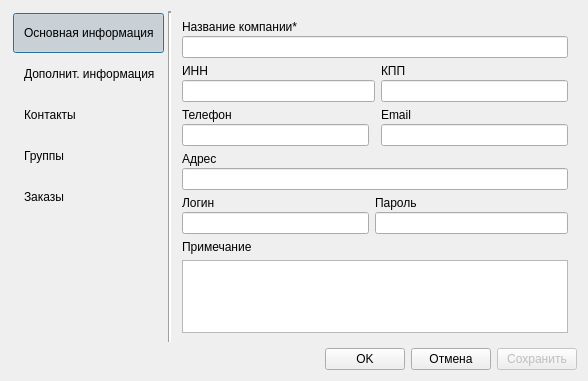
<?xml version="1.0" encoding="UTF-8"?>
<ui version="4.0">
 <class>FormCompanyCard</class>
 <widget class="QDialog" name="FormCompanyCard">
  <property name="geometry">
   <rect>
    <x>0</x>
    <y>0</y>
    <width>588</width>
    <height>381</height>
   </rect>
  </property>
  <property name="windowTitle">
   <string>Карточка компании</string>
  </property>
  <layout class="QVBoxLayout" name="verticalLayout">
   <item>
    <layout class="QHBoxLayout" name="horizontalLayout_2">
     <property name="spacing">
      <number>2</number>
     </property>
     <item>
      <widget class="QFrame" name="frame">
       <property name="minimumSize">
        <size>
         <width>155</width>
         <height>0</height>
        </size>
       </property>
       <property name="maximumSize">
        <size>
         <width>16777215</width>
         <height>16777215</height>
        </size>
       </property>
       <property name="autoFillBackground">
        <bool>false</bool>
       </property>
       <property name="frameShape">
        <enum>QFrame::NoFrame</enum>
       </property>
       <property name="frameShadow">
        <enum>QFrame::Sunken</enum>
       </property>
       <layout class="QVBoxLayout" name="verticalLayout_3">
        <property name="spacing">
         <number>1</number>
        </property>
        <property name="leftMargin">
         <number>2</number>
        </property>
        <property name="topMargin">
         <number>2</number>
        </property>
        <property name="rightMargin">
         <number>2</number>
        </property>
        <property name="bottomMargin">
         <number>2</number>
        </property>
        <item>
         <widget class="QPushButton" name="pushButtonMainInfo">
          <property name="minimumSize">
           <size>
            <width>0</width>
            <height>40</height>
           </size>
          </property>
          <property name="baseSize">
           <size>
            <width>0</width>
            <height>0</height>
           </size>
          </property>
          <property name="toolTip">
           <string>Основная информация о компании</string>
          </property>
          <property name="styleSheet">
           <string notr="true">text-align: left;
padding-left: 10px;
</string>
          </property>
          <property name="text">
           <string>Основная информация</string>
          </property>
          <property name="checkable">
           <bool>true</bool>
          </property>
          <property name="checked">
           <bool>true</bool>
          </property>
          <property name="flat">
           <bool>true</bool>
          </property>
         </widget>
        </item>
        <item>
         <widget class="QPushButton" name="pushButtonCustomFields">
          <property name="minimumSize">
           <size>
            <width>0</width>
            <height>40</height>
           </size>
          </property>
          <property name="baseSize">
           <size>
            <width>0</width>
            <height>0</height>
           </size>
          </property>
          <property name="toolTip">
           <string>Основная информация о компании</string>
          </property>
          <property name="styleSheet">
           <string notr="true">text-align: left;
padding-left: 10px;
</string>
          </property>
          <property name="text">
           <string>Дополнит. информация</string>
          </property>
          <property name="checkable">
           <bool>true</bool>
          </property>
          <property name="checked">
           <bool>false</bool>
          </property>
          <property name="flat">
           <bool>true</bool>
          </property>
         </widget>
        </item>
        <item>
         <widget class="QPushButton" name="pushButtonContacts">
          <property name="minimumSize">
           <size>
            <width>0</width>
            <height>40</height>
           </size>
          </property>
          <property name="baseSize">
           <size>
            <width>0</width>
            <height>0</height>
           </size>
          </property>
          <property name="toolTip">
           <string>Контакты (представители) компании</string>
          </property>
          <property name="styleSheet">
           <string notr="true">text-align: left;
padding-left: 10px;
</string>
          </property>
          <property name="text">
           <string>Контакты</string>
          </property>
          <property name="checkable">
           <bool>true</bool>
          </property>
          <property name="flat">
           <bool>true</bool>
          </property>
         </widget>
        </item>
        <item>
         <widget class="QPushButton" name="pushButtonGroups">
          <property name="minimumSize">
           <size>
            <width>0</width>
            <height>40</height>
           </size>
          </property>
          <property name="baseSize">
           <size>
            <width>0</width>
            <height>0</height>
           </size>
          </property>
          <property name="toolTip">
           <string>Установка групп компании</string>
          </property>
          <property name="styleSheet">
           <string notr="true">text-align: left;
padding-left: 10px;
</string>
          </property>
          <property name="text">
           <string>Группы</string>
          </property>
          <property name="checkable">
           <bool>true</bool>
          </property>
          <property name="flat">
           <bool>true</bool>
          </property>
         </widget>
        </item>
        <item>
         <widget class="QPushButton" name="pushButtonOrders">
          <property name="minimumSize">
           <size>
            <width>0</width>
            <height>40</height>
           </size>
          </property>
          <property name="baseSize">
           <size>
            <width>0</width>
            <height>0</height>
           </size>
          </property>
          <property name="toolTip">
           <string>Заказы компании</string>
          </property>
          <property name="styleSheet">
           <string notr="true">text-align: left;
padding-left: 10px;
</string>
          </property>
          <property name="text">
           <string>Заказы</string>
          </property>
          <property name="checkable">
           <bool>true</bool>
          </property>
          <property name="flat">
           <bool>true</bool>
          </property>
         </widget>
        </item>
        <item>
         <spacer name="verticalSpacer_3">
          <property name="orientation">
           <enum>Qt::Vertical</enum>
          </property>
          <property name="sizeHint" stdset="0">
           <size>
            <width>20</width>
            <height>19</height>
           </size>
          </property>
         </spacer>
        </item>
       </layout>
      </widget>
     </item>
     <item>
      <widget class="Line" name="line">
       <property name="lineWidth">
        <number>2</number>
       </property>
       <property name="orientation">
        <enum>Qt::Vertical</enum>
       </property>
      </widget>
     </item>
     <item>
      <widget class="QStackedWidget" name="stackedWidget">
       <property name="currentIndex">
        <number>0</number>
       </property>
       <widget class="QWidget" name="page">
        <layout class="QGridLayout" name="gridLayout">
         <item row="2" column="0">
          <layout class="QVBoxLayout" name="verticalLayout_5">
           <property name="spacing">
            <number>2</number>
           </property>
           <item>
            <widget class="QLabel" name="label_2">
             <property name="text">
              <string>Телефон</string>
             </property>
            </widget>
           </item>
           <item>
            <widget class="QLineEdit" name="lineEditPhone">
             <property name="font">
              <font>
               <pointsize>9</pointsize>
              </font>
             </property>
             <property name="maxLength">
              <number>125</number>
             </property>
            </widget>
           </item>
          </layout>
         </item>
         <item row="2" column="2">
          <layout class="QVBoxLayout" name="verticalLayout_6">
           <property name="spacing">
            <number>2</number>
           </property>
           <item>
            <widget class="QLabel" name="label_3">
             <property name="text">
              <string>Email</string>
             </property>
            </widget>
           </item>
           <item>
            <widget class="QLineEdit" name="lineEditEmail">
             <property name="font">
              <font>
               <pointsize>9</pointsize>
              </font>
             </property>
             <property name="maxLength">
              <number>125</number>
             </property>
            </widget>
           </item>
          </layout>
         </item>
         <item row="4" column="0">
          <layout class="QVBoxLayout" name="verticalLayout_11">
           <property name="spacing">
            <number>2</number>
           </property>
           <item>
            <widget class="QLabel" name="labelLogin">
             <property name="text">
              <string>Логин</string>
             </property>
            </widget>
           </item>
           <item>
            <widget class="QLineEdit" name="lineEditLogin">
             <property name="maxLength">
              <number>125</number>
             </property>
            </widget>
           </item>
          </layout>
         </item>
         <item row="4" column="1" colspan="2">
          <layout class="QVBoxLayout" name="verticalLayout_12">
           <property name="spacing">
            <number>2</number>
           </property>
           <item>
            <widget class="QLabel" name="labelPassword">
             <property name="text">
              <string>Пароль</string>
             </property>
            </widget>
           </item>
           <item>
            <widget class="QLineEdit" name="lineEditPassword">
             <property name="text">
              <string/>
             </property>
             <property name="maxLength">
              <number>40</number>
             </property>
             <property name="echoMode">
              <enum>QLineEdit::Password</enum>
             </property>
            </widget>
           </item>
          </layout>
         </item>
         <item row="5" column="0">
          <widget class="QLabel" name="label_6">
           <property name="text">
            <string>Примечание</string>
           </property>
          </widget>
         </item>
         <item row="6" column="0" colspan="3">
          <widget class="QTextEdit" name="textEditNote"/>
         </item>
         <item row="0" column="0" colspan="3">
          <layout class="QVBoxLayout" name="verticalLayout_4">
           <property name="spacing">
            <number>2</number>
           </property>
           <item>
            <widget class="QLabel" name="label">
             <property name="text">
              <string>Название компании*</string>
             </property>
            </widget>
           </item>
           <item>
            <widget class="QLineEdit" name="lineEditCompanyName">
             <property name="font">
              <font>
               <pointsize>9</pointsize>
               <weight>75</weight>
               <bold>true</bold>
              </font>
             </property>
             <property name="whatsThis">
              <string>Название компании (например: &quot;Рога и копыта&quot;)</string>
             </property>
             <property name="maxLength">
              <number>125</number>
             </property>
            </widget>
           </item>
          </layout>
         </item>
         <item row="3" column="0" colspan="3">
          <layout class="QVBoxLayout" name="verticalLayout_8">
           <property name="spacing">
            <number>2</number>
           </property>
           <item>
            <widget class="QLabel" name="label_5">
             <property name="text">
              <string>Адрес</string>
             </property>
            </widget>
           </item>
           <item>
            <widget class="QLineEdit" name="lineEditAddress">
             <property name="font">
              <font>
               <pointsize>9</pointsize>
              </font>
             </property>
             <property name="maxLength">
              <number>125</number>
             </property>
            </widget>
           </item>
          </layout>
         </item>
         <item row="1" column="0" colspan="2">
          <layout class="QVBoxLayout" name="verticalLayout_7">
           <property name="spacing">
            <number>2</number>
           </property>
           <item>
            <widget class="QLabel" name="label_4">
             <property name="text">
              <string>ИНН</string>
             </property>
            </widget>
           </item>
           <item>
            <widget class="QLineEdit" name="lineEditINN">
             <property name="font">
              <font>
               <pointsize>9</pointsize>
              </font>
             </property>
             <property name="maxLength">
              <number>125</number>
             </property>
            </widget>
           </item>
          </layout>
         </item>
         <item row="1" column="2">
          <layout class="QVBoxLayout" name="verticalLayout_13">
           <property name="spacing">
            <number>2</number>
           </property>
           <item>
            <widget class="QLabel" name="label_7">
             <property name="text">
              <string>КПП</string>
             </property>
            </widget>
           </item>
           <item>
            <widget class="QLineEdit" name="lineEditKPP">
             <property name="font">
              <font>
               <pointsize>9</pointsize>
              </font>
             </property>
             <property name="maxLength">
              <number>125</number>
             </property>
            </widget>
           </item>
          </layout>
         </item>
        </layout>
       </widget>
       <widget class="QWidget" name="page_2">
        <layout class="QVBoxLayout" name="verticalLayout_2">
         <property name="spacing">
          <number>2</number>
         </property>
         <property name="leftMargin">
          <number>2</number>
         </property>
         <property name="topMargin">
          <number>2</number>
         </property>
         <property name="rightMargin">
          <number>2</number>
         </property>
         <property name="bottomMargin">
          <number>2</number>
         </property>
         <item>
          <layout class="QHBoxLayout" name="horizontalLayout_3">
           <property name="spacing">
            <number>2</number>
           </property>
           <item>
            <widget class="QToolButton" name="toolButtonAddContact">
             <property name="text">
              <string>Добавить</string>
             </property>
             <property name="icon">
              <iconset resource="../res.qrc">
               <normaloff>:/32/icons/32x32/add.png</normaloff>:/32/icons/32x32/add.png</iconset>
             </property>
             <property name="iconSize">
              <size>
               <width>24</width>
               <height>24</height>
              </size>
             </property>
             <property name="toolButtonStyle">
              <enum>Qt::ToolButtonTextBesideIcon</enum>
             </property>
            </widget>
           </item>
           <item>
            <widget class="QToolButton" name="toolButtonDeleteContact">
             <property name="enabled">
              <bool>false</bool>
             </property>
             <property name="text">
              <string>Удалить</string>
             </property>
             <property name="icon">
              <iconset resource="../res.qrc">
               <normaloff>:/32/icons/32x32/delete.png</normaloff>:/32/icons/32x32/delete.png</iconset>
             </property>
             <property name="iconSize">
              <size>
               <width>24</width>
               <height>24</height>
              </size>
             </property>
             <property name="toolButtonStyle">
              <enum>Qt::ToolButtonIconOnly</enum>
             </property>
            </widget>
           </item>
           <item>
            <spacer name="horizontalSpacer_2">
             <property name="orientation">
              <enum>Qt::Horizontal</enum>
             </property>
             <property name="sizeHint" stdset="0">
              <size>
               <width>471</width>
               <height>20</height>
              </size>
             </property>
            </spacer>
           </item>
          </layout>
         </item>
         <item>
          <widget class="QTreeView" name="treeViewContacts">
           <property name="selectionMode">
            <enum>QAbstractItemView::ExtendedSelection</enum>
           </property>
           <property name="rootIsDecorated">
            <bool>false</bool>
           </property>
           <property name="itemsExpandable">
            <bool>false</bool>
           </property>
           <attribute name="headerStretchLastSection">
            <bool>false</bool>
           </attribute>
          </widget>
         </item>
        </layout>
       </widget>
       <widget class="QWidget" name="page_3">
        <layout class="QVBoxLayout" name="verticalLayout_10">
         <property name="spacing">
          <number>2</number>
         </property>
         <property name="leftMargin">
          <number>2</number>
         </property>
         <property name="topMargin">
          <number>2</number>
         </property>
         <property name="rightMargin">
          <number>2</number>
         </property>
         <property name="bottomMargin">
          <number>2</number>
         </property>
         <item>
          <widget class="QListView" name="listViewGroups">
           <property name="movement">
            <enum>QListView::Free</enum>
           </property>
          </widget>
         </item>
        </layout>
       </widget>
       <widget class="QWidget" name="pageOrders">
        <layout class="QVBoxLayout" name="verticalLayout_9">
         <property name="spacing">
          <number>2</number>
         </property>
         <property name="leftMargin">
          <number>2</number>
         </property>
         <property name="topMargin">
          <number>2</number>
         </property>
         <property name="rightMargin">
          <number>2</number>
         </property>
         <property name="bottomMargin">
          <number>2</number>
         </property>
         <item>
          <widget class="QTreeView" name="treeViewOrders">
           <property name="selectionMode">
            <enum>QAbstractItemView::SingleSelection</enum>
           </property>
           <property name="rootIsDecorated">
            <bool>false</bool>
           </property>
           <property name="itemsExpandable">
            <bool>false</bool>
           </property>
          </widget>
         </item>
        </layout>
       </widget>
       <widget class="FrameCustomFieldsCard" name="pageCustomFields"/>
      </widget>
     </item>
    </layout>
   </item>
   <item>
    <layout class="QHBoxLayout" name="horizontalLayout">
     <item>
      <spacer name="horizontalSpacer_5">
       <property name="orientation">
        <enum>Qt::Horizontal</enum>
       </property>
       <property name="sizeHint" stdset="0">
        <size>
         <width>40</width>
         <height>20</height>
        </size>
       </property>
      </spacer>
     </item>
     <item>
      <widget class="QPushButton" name="buttonOK">
       <property name="enabled">
        <bool>true</bool>
       </property>
       <property name="sizePolicy">
        <sizepolicy hsizetype="Preferred" vsizetype="Fixed">
         <horstretch>0</horstretch>
         <verstretch>0</verstretch>
        </sizepolicy>
       </property>
       <property name="minimumSize">
        <size>
         <width>0</width>
         <height>0</height>
        </size>
       </property>
       <property name="maximumSize">
        <size>
         <width>16777215</width>
         <height>16777215</height>
        </size>
       </property>
       <property name="baseSize">
        <size>
         <width>0</width>
         <height>50</height>
        </size>
       </property>
       <property name="text">
        <string>OK</string>
       </property>
       <property name="iconSize">
        <size>
         <width>24</width>
         <height>24</height>
        </size>
       </property>
       <property name="flat">
        <bool>false</bool>
       </property>
      </widget>
     </item>
     <item>
      <widget class="QPushButton" name="buttonCancel">
       <property name="sizePolicy">
        <sizepolicy hsizetype="Preferred" vsizetype="Fixed">
         <horstretch>0</horstretch>
         <verstretch>0</verstretch>
        </sizepolicy>
       </property>
       <property name="minimumSize">
        <size>
         <width>0</width>
         <height>0</height>
        </size>
       </property>
       <property name="maximumSize">
        <size>
         <width>16777215</width>
         <height>16777215</height>
        </size>
       </property>
       <property name="text">
        <string>Отмена</string>
       </property>
       <property name="iconSize">
        <size>
         <width>24</width>
         <height>24</height>
        </size>
       </property>
       <property name="flat">
        <bool>false</bool>
       </property>
      </widget>
     </item>
     <item>
      <widget class="QPushButton" name="buttonSave">
       <property name="enabled">
        <bool>false</bool>
       </property>
       <property name="sizePolicy">
        <sizepolicy hsizetype="Preferred" vsizetype="Fixed">
         <horstretch>0</horstretch>
         <verstretch>0</verstretch>
        </sizepolicy>
       </property>
       <property name="minimumSize">
        <size>
         <width>0</width>
         <height>0</height>
        </size>
       </property>
       <property name="maximumSize">
        <size>
         <width>16777215</width>
         <height>16777215</height>
        </size>
       </property>
       <property name="baseSize">
        <size>
         <width>0</width>
         <height>50</height>
        </size>
       </property>
       <property name="text">
        <string>Сохранить</string>
       </property>
       <property name="iconSize">
        <size>
         <width>24</width>
         <height>24</height>
        </size>
       </property>
       <property name="flat">
        <bool>false</bool>
       </property>
      </widget>
     </item>
    </layout>
   </item>
  </layout>
 </widget>
 <customwidgets>
  <customwidget>
   <class>FrameCustomFieldsCard</class>
   <extends>QWidget</extends>
   <header>framecustomfieldscard.h</header>
   <container>1</container>
  </customwidget>
 </customwidgets>
 <resources>
  <include location="../res.qrc"/>
 </resources>
 <connections/>
</ui>
